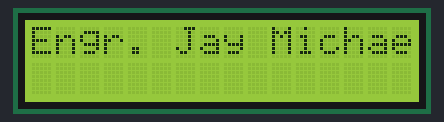
Bench run of a sketch on a simulated Arduino Uno, built with avr-gcc and run on an emulated ATmega328P. Parts: 16×2 character LCD.

Above: at 1.1 s.
At 2.1 s:
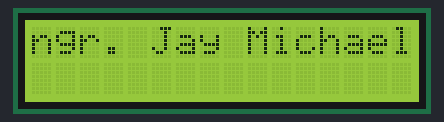
At 8.1 s:
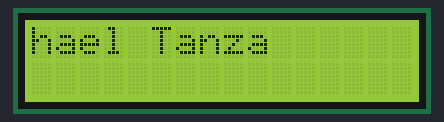
At 15.5 s:
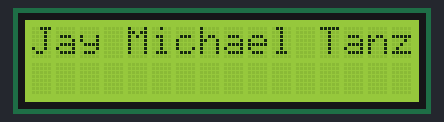
At 22.7 s:
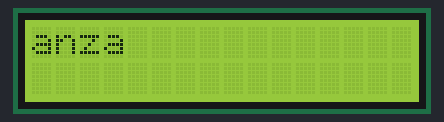
At 30.1 s:
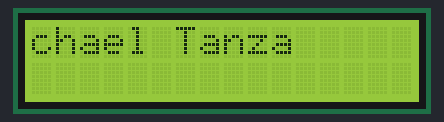

Measured:
- what the display in image 0 shows lasts 1.0 s, from 1.1 s to 2.1 s
- what the display in image 1 shows lasts 0.5 s, from 2.1 s to 2.6 s
- what the display in image 3 shows lasts 1.1 s, from 15.5 s to 16.6 s

The sketch:

sketch_jan25b.ino
```cpp
#include <LiquidCrystal.h>

LiquidCrystal lcd(12, 11, 5, 4, 3, 2);

void setup() {
  // put your setup code here, to run once:
  lcd.begin(16, 2);
  delay(1000);
  lcd.print("Engr. Jay Michael Tanza");
  delay(1000);
}

void loop() {
  // put your main code here, to run repeatedly:
  for(int positionCounter = 0; positionCounter < 13; positionCounter++)
  {
    //Scroll one position left:
    lcd.scrollDisplayLeft();
    delay(500);
  }
  for(int positionCounter = 0; positionCounter < 29; positionCounter++)
  {
    //scroll one position to right
    lcd.scrollDisplayRight();
    delay(150);
  }
  for(int positionCounter = 0; positionCounter < 18; positionCounter++)
  {
     lcd.scrollDisplayRight();
    delay(150);
  }

  //delay at the end of the full loop
  delay(1000);
}
```
